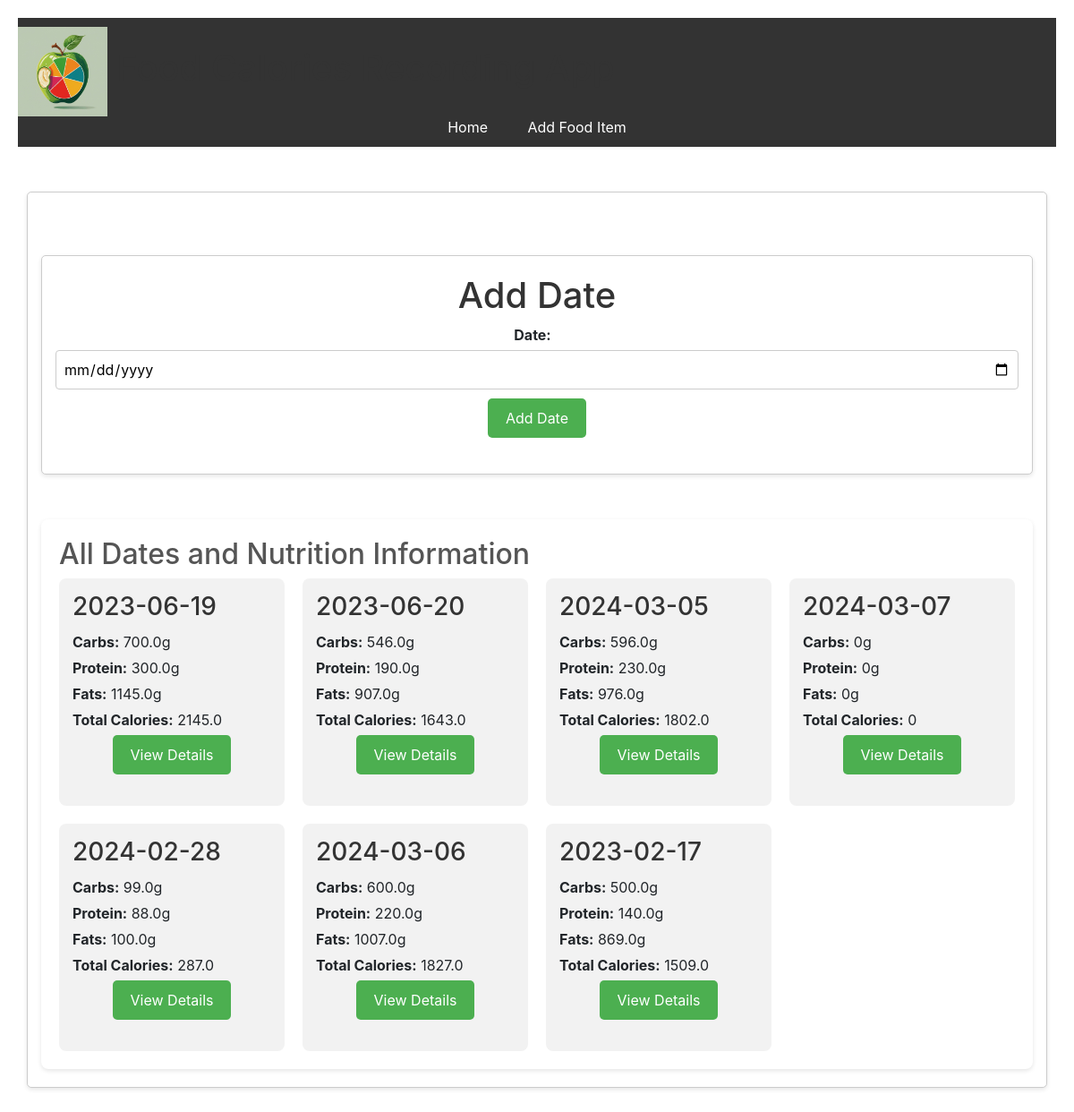
The page /home on the database its author committed.
### tables this page shows
CREATE TABLE log_date_table(id integer primary key autoincrement,log_date date);

### app.py (the view)
@app.route('/')
@app.route('/home',methods=['GET','POST'])
def home():
    db=get_db()
    cur=db.cursor()
    if request.method=='POST':
        date=request.form['date']
        date=datetime.strptime(date, '%Y-%m-%d')
        dt=datetime.strftime(date,'%Y-%m-%d')
        db.execute('insert into log_date_table(log_date) values (?)',[dt])
        db.commit()
        cur.execute('select log_date from log_date_table')
        res=cur.fetchall()
        calories=list(dict())
        for dates in res:
            cur.execute(""" SELECT date,sum(fats) as fats ,sum(carbs) as carbs ,sum(protein) as protein from food_date join Food on food_date.food_id=Food.id where date=(?) group by date """,[dates['log_date']])
            res=cur.fetchall()
            if res==[]:
                calories.append([{'date':dates['log_date'],'carbs':0,'fats':0,'protein':0}])
            else:
                calories.append(res)
        return render_template('home.html',calories=calories)
    else:
        cur.execute('select log_date from log_date_table')
        res=cur.fetchall()
        calories=list(dict())
        for dates in res:
            cur.execute(""" SELECT date,sum(fats) as fats ,sum(carbs) as carbs ,sum(protein) as protein from food_date join Food on food_date.food_id=Food.id where date=(?) group by date order by date desc """,[dates['log_date']])
            res=cur.fetchall()
            if res==[]:
                calories.append([{'date':dates['log_date'],'carbs':0,'fats':0,'protein':0}])
            else:
                calories.append(res)
        return render_template('home.html',calories=calories)

### database.py (called while the page is built)
def connect_db():
    sql = sqlite3.connect('database/data.db')
    sql.row_factory = sqlite3.Row
    return sql

def get_db():
    if not hasattr(g, 'sqlite_db'):
        g.sqlite_db = connect_db()
    return g.sqlite_db

### templates/home.html (shortened to what this page needs)
{% extends 'base.html' %}
{%block content%}
<div class="container">
    <h1>Add Date</h1>
    <form action="/home" method="POST">
        <label for="date">Date:</label>
        <input type="date" id="date" name="date" required>
        <button type="submit">Add Date</button>
    </form>
</div>
<div class="content">
    <h2>All Dates and Nutrition Information</h2>
    <div class="date-container">
        {% for i in calories %}
            {% for date_info in i%}
                <div class="date-card">
                    <h3>{{ date_info['date'] }}</h3>
                    <p><strong>Carbs:</strong> {{ date_info['carbs'] }}g</p>
                    <p><strong>Protein:</strong> {{ date_info['protein'] }}g</p>
                    <p><strong>Fats:</strong> {{ date_info['fats'] }}g</p>
                    <p><strong>Total Calories:</strong> {{ date_info['carbs']+date_info['protein']+date_info['fats'] }}</p>
                    <form action="/viewdetails/{{ date_info['date'] }}"  method="GET">
                        <button type="submit">View Details</button>
                    </form>
                </div>
            {%endfor%}
        {% endfor %}
    </div>
</div>
{% endblock %}

### templates/base.html (shortened to what this page needs)
<!DOCTYPE html>
<html lang="en">
<head>
    <link rel="stylesheet" href="{{ url_for('static', filename='styles.css') }}">
    <link rel="stylesheet" href="https://stackpath.bootstrapcdn.com/bootstrap/4.3.1/css/bootstrap.min.css">
</head>
<body>
    <header>
        <div class="logo">
            <img src="{{ url_for('static', filename='images/logo.png') }}" alt="App Logo" class="logo-img">
            <h1>Food Calories Recording App</h1>
        </div>
        <nav>
            <ul>
                <li><a href="/home">Home</a></li>
                <li><a href="/additem">Add Food Item</a></li>
            </ul>
        </nav>
    </header>
    <div class="container">
        {% block content %}
        {% endblock content %}
    </div>
</body>
</html>

### static/styles.css (style rules this page uses)
body { font-family: Arial, sans-serif; margin: 0; padding: 0; }
body { font-family: Arial, sans-serif; }
.container { max-width: 800px; margin: 50px auto; padding: 20px; border: 1px solid #ccc; border-radius: 5px; }
form label { display: block; margin-bottom: 5px; }
form input { width: 100%; margin-bottom: 10px; padding: 5px; box-sizing: border-box; }
form button { background-color: #4CAF50; color: white; border: none; padding: 10px 20px; text-align: center; text-decoration: none; display: inline-block; font-size: 16px; cursor: pointer; border-radius: 5px; }
header { background-color: #333; color: #fff; padding: 10px 0; display: flex; justify-content: space-between; align-items: center; }
.logo { display: flex; align-items: center; }
.logo img { height: 100px; margin-right: 10px; }
nav ul { list-style-type: none; margin: 0; padding: 0; text-align: center; }
nav ul li { display: inline; }
nav ul li a { text-decoration: none; color: #fff; padding: 10px 20px; }
.container { max-width: 800px; margin: 0 auto; padding: 20px; }
body { font-family: Arial, sans-serif; background-color: #f7f7f7; }
.container { max-width: 800px; margin: 0 auto; padding: 20px; background-color: #fff; border-radius: 10px; box-shadow: 0 0 10px rgba(0, 0, 0, 0.1); }
h1 { color: #333; text-align: center; }
body { font-family: Arial, sans-serif; background-color: #f5f5f5; margin: 0; padding: 20px; }
.container { max-width: 800px; margin: 0 auto; background-color: #fff; border-radius: 8px; box-shadow: 0 2px 5px rgba(0, 0, 0, 0.1); padding: 20px; }
form { margin-bottom: 20px; text-align: center; }
label { font-weight: bold; margin-right: 10px; }
input[type="date"] { padding: 8px; border-radius: 4px; border: 1px solid #ccc; }
button { padding: 8px 16px; border-radius: 4px; border: none; background-color: #4CAF50; color: #fff; cursor: pointer; }
body { font-family: 'Segoe UI', Tahoma, Geneva, Verdana, sans-serif; background-color: #f9f9f9; margin: 0; padding: 20px; }
.container { max-width: 900px; margin: 0 auto; }
.content { background-color: #fff; border-radius: 8px; box-shadow: 0 2px 5px rgba(0, 0, 0, 0.1); padding: 20px; margin-top: 20px; }
h2 { color: #555; margin-bottom: 20px; }
.date-container { display: grid; grid-template-columns: repeat(auto-fit, minmax(250px, 1fr)); gap: 20px; }
.date-card { background-color: #f2f2f2; border-radius: 8px; padding: 15px; }
.date-card h3 { color: #333; margin-bottom: 10px; }
.date-card p { margin: 5px 0; }
.date-card strong { font-weight: bold; }

### rows shown on the page
log_date_table: date "2024-03-07", carbs "0", protein "0", fats "0"

### other values the page prints
{{ date_info['date'] }} "2023-06-19" "2023-06-20" "2024-03-05" "2024-02-28" "2024-03-06" "2023-02-17"
{{ date_info['carbs'] }} "700.0" "546.0" "596.0" "99.0" "600.0" "500.0"
{{ date_info['protein'] }} "300.0" "190.0" "230.0" "88.0" "220.0" "140.0"
{{ date_info['fats'] }} "1145.0" "907.0" "976.0" "100.0" "1007.0" "869.0"
{{ date_info['carbs']+date_info['protein']+date_info['fats'] }} "2145.0" "1643.0" "1802.0" "287.0" "1827.0" "1509.0"
